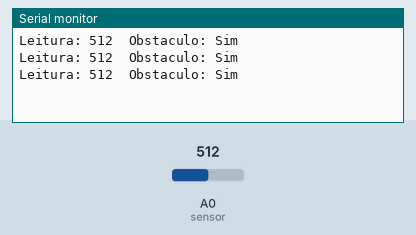
A sketch run on a simulated Arduino Uno, built with avr-gcc and run on an emulated ATmega328P. Shown: the last lines printed to the serial monitor. The test bench sets the inputs (shaded band); at power-on: A0 (sensor) = 512.

Above: at 1.3 s.
1.4 s: A0 (sensor) set to 527
At 1.9 s:
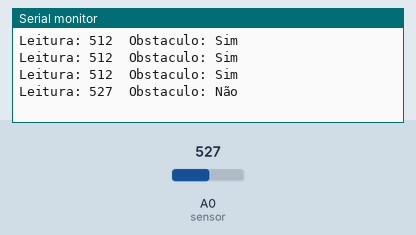
3.5 s: A0 (sensor) set to 511
At 3.9 s:
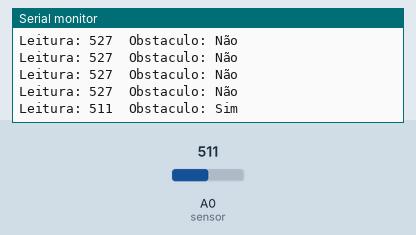

Measured:
- the behaviour switches between 512 and 513 on A0 (sensor) (found by bisection; images 0 and 1)
- after the input at 1.4 s, the serial monitor: prints a new line after 0.10 s (image 1)
- after the input at 3.5 s, the serial monitor: prints a new line at once (image 2)

The sketch:

lazer1.ino
```cpp
const int sensor = A0;
int leitura = 0;

void setup() {
  // put your setup code here, to run once:

  Serial.begin(9600);
  pinMode(sensor, INPUT);

}

void loop() {
  // put your main code here, to run repeatedly:

  leitura = analogRead(sensor);

  Serial.print("Leitura: " );
  Serial.print(leitura);
  Serial.print("\t");

  Serial.print("Obstaculo: ");
  if (leitura <=512){
    Serial.print("Sim");
  } else {
    Serial.print("Não");
  }
    Serial.println();
    delay(500);
}
```
